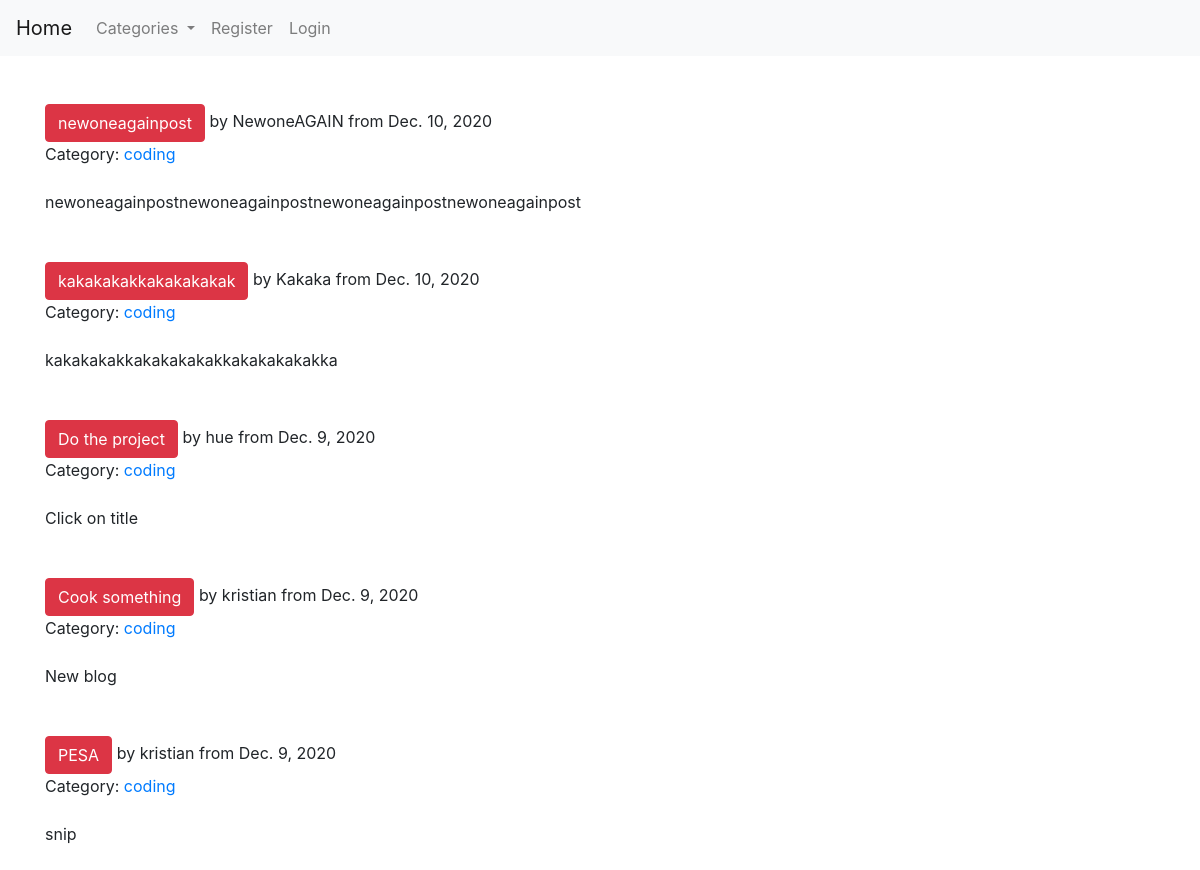
Before: / with the older database file.
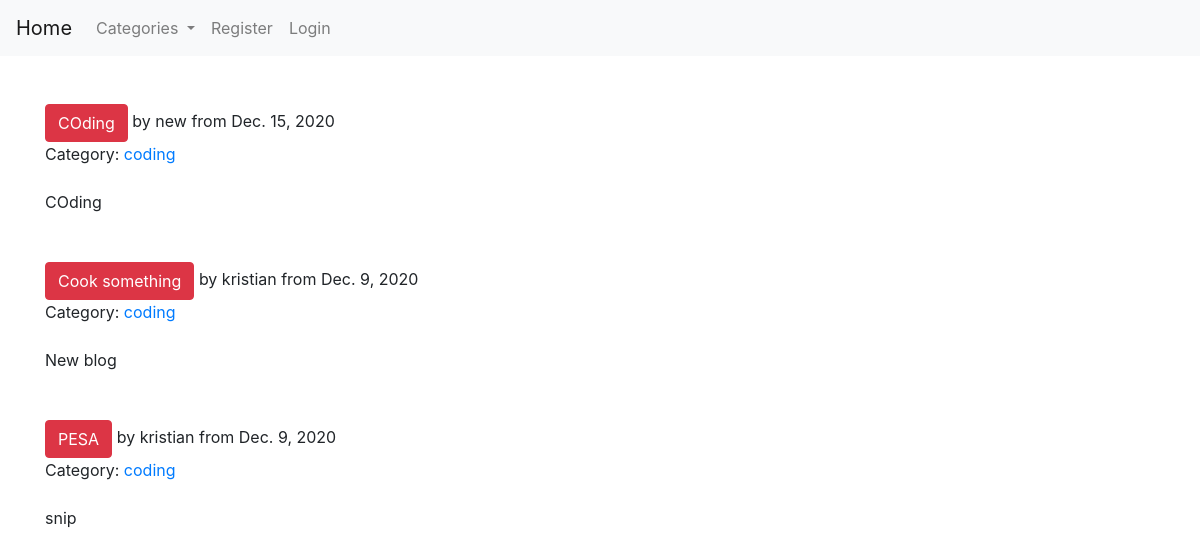
After: the same page with the newer database file.
### final/models.py (models this page shows, shortened)
class Post(models.Model):
    title = models.CharField(max_length=20)
    title_tag = models.CharField(max_length=20, default='Crypto Blog')
    author = models.ForeignKey(User, on_delete=models.CASCADE)
    body = RichTextField(blank=True, null=True)
    date = models.DateField(auto_now_add=True)
    category = models.CharField(max_length=200, default='coding')
    snippet = models.CharField(max_length=200)
    likes = models.ManyToManyField(User, related_name='block_post')
    header_image = models.ImageField(null=True, blank=True, upload_to='images/')

### final/views.py (the view)
# urls.py: path('', HomeView.as_view(), name='home'),
class HomeView(ListView):
    model = Post
    template_name = 'home.html'
    cats = Category.objects.all()
    ordering = ['-date']
    def get_context_data(self, *args, **kwargs):
        cat_menu = Category.objects.all()
        context = super(HomeView, self).get_context_data(*args, **kwargs)
        context['cat_menu'] = cat_menu
        return context

### final/models.py (called while the page is built)
    def __str__(self):
        return f"{self.name.lower()}"

### templates/home.html (shortened to what this page needs)
{% extends 'base.html' %}
{% block content %}
    <body>
    <br>
    {% for post in object_list %}
        <br>
        <a href="{% url 'article_detail' post.pk %}" class="btn btn-danger"> {{ post.title }} </a> by {{ post.author }}
        from {{ post.date }}<br>
        Category: <a href="{% url 'category' post.category|slugify %}">{{ post.category }}</a>
        <br>
        <br>
        {{ post.snippet }}
        <br>
        <br>
    {% endfor %}
    </body>
{% endblock %}

Changed rows visible on the page:
removed Post: title "newoneagainpost", author "NewoneAGAIN", date "Dec. 10, 2020", category "coding", snippet "newoneagainpostnewoneagainpostnewoneagainpostnewoneagainpost"
removed Post: title "kakakakakkakakakakak", author "Kakaka", date "Dec. 10, 2020", category "coding", snippet "kakakakakkakakakakakkakakakakakka"
removed Post: title "Do the project", author "hue", date "Dec. 9, 2020", category "coding", snippet "Click on title"
added Post: title "COding", author "new", date "Dec. 15, 2020", category "coding", snippet "COding"
